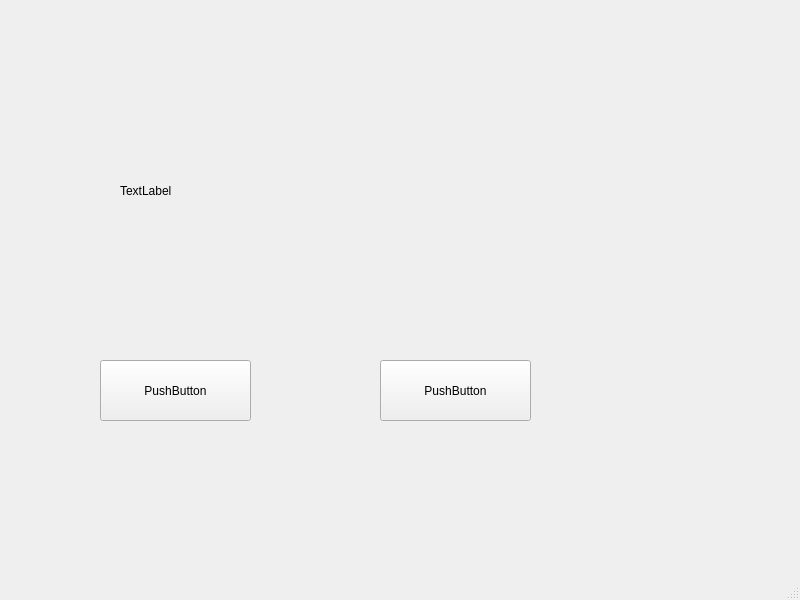
<?xml version="1.0" encoding="UTF-8"?>
<ui version="4.0">
 <class>MainWindow</class>
 <widget class="QMainWindow" name="MainWindow">
  <property name="geometry">
   <rect>
    <x>0</x>
    <y>0</y>
    <width>800</width>
    <height>600</height>
   </rect>
  </property>
  <property name="windowTitle">
   <string>MainWindow</string>
  </property>
  <widget class="QWidget" name="centralwidget">
   <widget class="QLabel" name="label">
    <property name="geometry">
     <rect>
      <x>120</x>
      <y>170</y>
      <width>321</width>
      <height>41</height>
     </rect>
    </property>
    <property name="text">
     <string>TextLabel</string>
    </property>
   </widget>
   <widget class="QPushButton" name="pushButton">
    <property name="geometry">
     <rect>
      <x>100</x>
      <y>360</y>
      <width>151</width>
      <height>61</height>
     </rect>
    </property>
    <property name="text">
     <string>PushButton</string>
    </property>
   </widget>
   <widget class="QPushButton" name="pushButton_2">
    <property name="geometry">
     <rect>
      <x>380</x>
      <y>360</y>
      <width>151</width>
      <height>61</height>
     </rect>
    </property>
    <property name="text">
     <string>PushButton</string>
    </property>
   </widget>
  </widget>
  <widget class="QMenuBar" name="menubar">
   <property name="geometry">
    <rect>
     <x>0</x>
     <y>0</y>
     <width>800</width>
     <height>23</height>
    </rect>
   </property>
  </widget>
  <widget class="QStatusBar" name="statusbar"/>
 </widget>
 <resources/>
 <connections/>
</ui>
